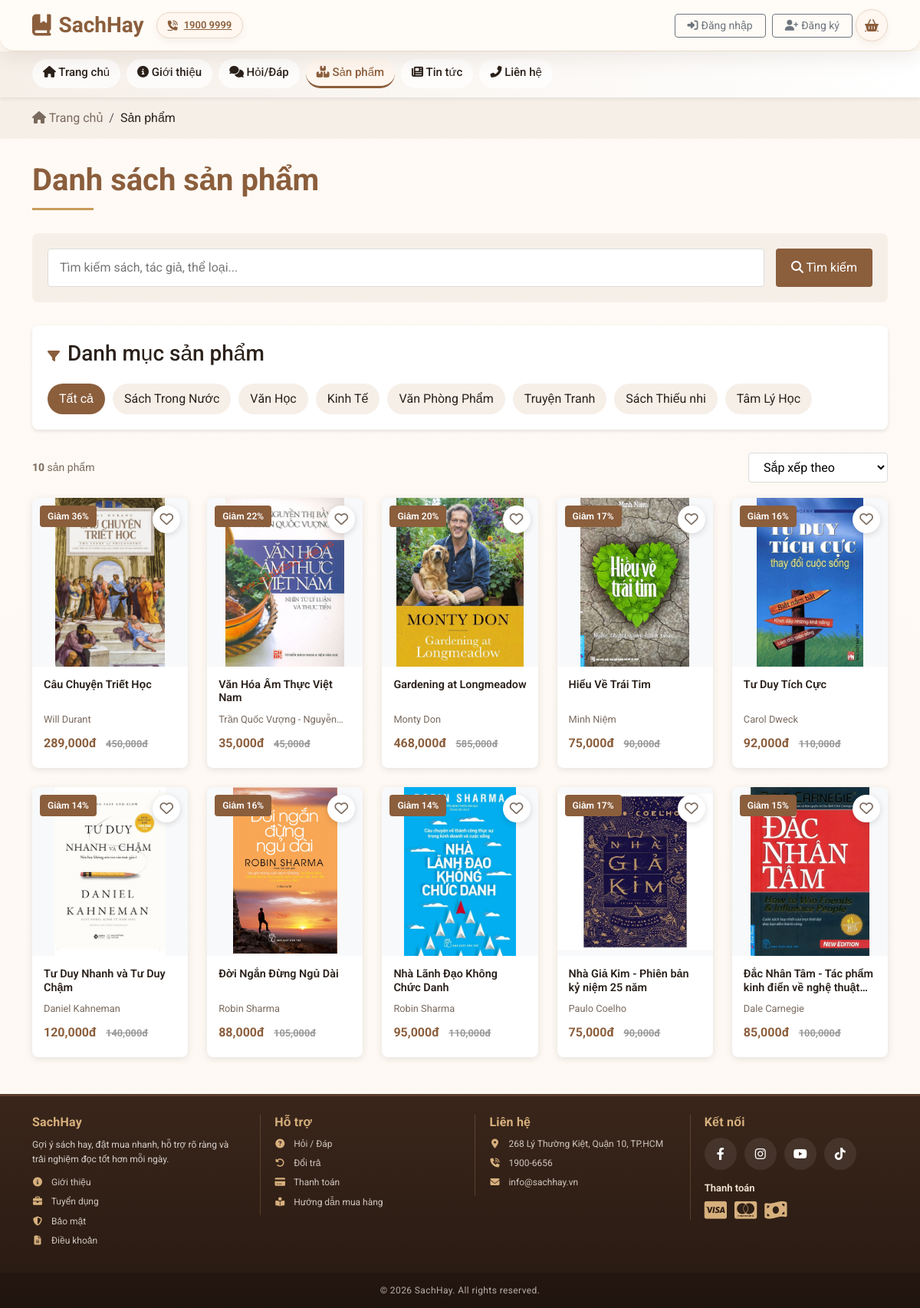
/product, run on the app's committed database.
### tables this page shows
CREATE TABLE `category` (
  `category_id` int(11) NOT NULL,
  `category_name` varchar(100) NOT NULL,
  `description` text DEFAULT NULL
);

CREATE TABLE `product` (
  `product_id` int(11) NOT NULL,
  `title` varchar(255) NOT NULL,
  `publisher` varchar(100) DEFAULT NULL,
  `published_date` date DEFAULT NULL COMMENT 'Date the product was published.',
  `supplier` varchar(100) DEFAULT NULL,
  `description` text DEFAULT NULL,
  `year` int(11) DEFAULT NULL,
  `language` varchar(50) DEFAULT NULL,
  `pages` int(11) DEFAULT NULL COMMENT 'Number of pages in the product.',
  `product_type` varchar(50) DEFAULT NULL,
  `stock_quantity` int(11) NOT NULL,
  `price` decimal(12,2) NOT NULL,
  `old_price` decimal(12,2) DEFAULT NULL COMMENT 'The original price before discount. NULL if not on sale.',
  `weight` decimal(10,2) DEFAULT NULL,
  `dimensions` varchar(50) DEFAULT NULL COMMENT 'Physical dimensions of the product (e.g., 13 x 20.5 cm).',
  `size` varchar(255) DEFAULT NULL
);

CREATE TABLE `product_image` (
  `product_id` int(11) NOT NULL,
  `image_url` varchar(255) NOT NULL,
  `ordinal_number` int(11) DEFAULT NULL,
  `upload_date` datetime DEFAULT NULL
);

CREATE TABLE `author_of_product` (
  `product_id` int(11) NOT NULL,
  `author_name` varchar(50) NOT NULL
);

### app/controllers/ProductController.php (called while the page is built, shortened)
<?php
class ProductController extends Controller
{
    private $productModel;
    private $categoryModel;
    public function __construct()
    {
        $this->productModel = $this->model('ProductModel');
        $this->categoryModel = $this->model('CategoryModel');
    }
    public function index()
    {
        $search = trim($_GET['search'] ?? '');
        $category_id = $_GET['category'] ?? '';
        $sort = $_GET['sort'] ?? '';
        $page = isset($_GET['page']) ? (int)$_GET['page'] : 1;
        $limit = 12;
        $offset = ($page - 1) * $limit;
        $options = [
            'search' => $search,
            'category_id' => $category_id,
            'sort' => $sort,
            'limit' => $limit,
            'offset' => $offset
        ];
        $products = $this->productModel->getFilteredProducts($options);
        $totalProducts = $this->productModel->countFilteredProducts($options);
        $totalPages = ceil($totalProducts / $limit);
        $categories = $this->categoryModel->getAllCategories();
        $wishlistIds = [];
        $data = [
            'title' => 'Danh sách sản phẩm - ' . APP_NAME,
            'page' => 'product',
            'products' => $products,
            'categories' => $categories,
            'search' => $search,
            'selectedCategory' => $category_id,
            'selectedSort' => $sort,
            'currentPage' => $page,
            'totalPages' => $totalPages,
            'totalProducts' => $totalProducts,
            'wishlistIds' => $wishlistIds
        ];
        $this->view('product/index', $data);
    }
}

### app/core/App.php (called while the page is built, shortened)
<?php
class App {
    protected $method = "index";
    public function __construct() {
        $url = $this->parseURL();
        if(isset($url[0]) && !empty($url[0])) {
            $controllerFile = APP_ROOT . '/controllers/' . ucfirst($url[0]) . 'Controller.php';
            if(file_exists($controllerFile)) {
                unset($url[0]);
            } else {
                $this->redirectToLanding();
                return;
            }
        }
        $this->controller = new $this->controller;
        $this->params = $url ? array_values($url) : [];
        call_user_func_array([$this->controller, $this->method], $this->params);
    }
    private function parseURL() {
        if(isset($_GET["url"])) {
            return explode('/', filter_var(rtrim($_GET['url'], '/'), FILTER_SANITIZE_URL));
        }
        return [];
    }
}

### public/index.php (called while the page is built, shortened)
<?php
$app = new App();

### app/models/ProductModel.php (called while the page is built, shortened)
<?php
class ProductModel extends DB
{
  public function getFilteredProducts($options = [])
  {
    $sort = $options['sort'] ?? '';
    $limit = $options['limit'] ?? 12;
    $offset = $options['offset'] ?? 0;
    $sql = "SELECT
                p.*,
                pi.image_url,
                aop.author_name as author
            FROM product p
            LEFT JOIN (
                SELECT product_id, image_url
                FROM product_image
                GROUP BY product_id
            ) AS pi ON p.product_id = pi.product_id
            LEFT JOIN author_of_product aop ON p.product_id = aop.product_id
            LEFT JOIN category_product cp ON p.product_id = cp.product_id";
    $params = [];
    $whereClauses = [];
    $sql .= " GROUP BY p.product_id";
    $orderClause = " ORDER BY p.product_id DESC";
    $sql .= $orderClause;
    $sql .= " LIMIT " . (int)$limit . " OFFSET " . (int)$offset;
    $result = $this->query($sql, $params);
    return $result->fetchAll(PDO::FETCH_ASSOC);
  }
  public function countFilteredProducts($options = [])
  {
    $search = $options['search'] ?? '';
    $sql = "SELECT COUNT(DISTINCT p.product_id) as total
            FROM product p
            LEFT JOIN author_of_product aop ON p.product_id = aop.product_id
            LEFT JOIN category_product cp ON p.product_id = cp.product_id";
    $params = [];
    $whereClauses = [];
    $result = $this->query($sql, $params);
    return $result->fetch(PDO::FETCH_ASSOC)['total'] ?? 0;
  }
}

### app/core/DB.php (called while the page is built, shortened)
<?php
class DB
{
    public $con;
    public function __construct()
    {
        $this->host = DB_HOST;
        $this->username = DB_USER;
        $this->password = DB_PASS;
        $this->dbname = DB_NAME;
        $this->port = DB_PORT;
        try {
            $this->con = new PDO(
                "mysql:host={$this->host};port={$this->port};dbname={$this->dbname};charset=utf8mb4",
                $this->username,
                $this->password,
                [
                    PDO::ATTR_ERRMODE => PDO::ERRMODE_EXCEPTION,
                    PDO::ATTR_DEFAULT_FETCH_MODE => PDO::FETCH_ASSOC,
                    PDO::ATTR_EMULATE_PREPARES => false
                ]
            );
        } catch (PDOException $e) {
            die("Connection failed: " . $e->getMessage());
        }
    }
    public function query($sql, $params = [])
    {
        $stmt = $this->con->prepare($sql);
        $stmt->execute($params);
        return $stmt;
    }
}

### app/models/CategoryModel.php (called while the page is built, shortened)
<?php
class CategoryModel extends DB
{
  public function getAllCategories()
  {
    $sql = "SELECT * FROM category";
    $result = $this->query($sql);
    return $result->fetchAll(PDO::FETCH_ASSOC);
  }
}

### app/views/product/index.php (the view, shortened to what this page needs)
<?php require_once APP_ROOT . '/views/components/header.php'; ?>
<div class="breadcrumb-section">
    <div class="container">
        <nav aria-label="breadcrumb">
            <ol class="breadcrumb">
                <li class="breadcrumb-item"><a href="<?= BASE_URL ?>"><i class="fas fa-home"></i> Trang chủ</a></li>
                <li class="breadcrumb-item active" aria-current="page">Sản phẩm</li>
            </ol>
        </nav>
    </div>
</div>
<div class="container">
    <h1 class="page-title">Danh sách sản phẩm</h1>
    <div class="search-section">
        <form method="GET" action="<?= BASE_URL ?>product" class="search-form">
            <div class="search-input">
                <input type="text"
                    name="search"
                    placeholder="Tìm kiếm sách, tác giả, thể loại..."
                    value="<?= htmlspecialchars($search ?? '') ?>">
            </div>
            <button type="submit" class="btn" style="background-color: var(--sachhay-red); color: white; border: none; padding: 8px 20px; border-radius: 4px;">
                <i class="fas fa-search"></i> Tìm kiếm
            </button>
        </form>
    </div>
    <div class="filter-section">
        <div class="filter-title">
            <i class="fas fa-filter"></i>
            <h3>Danh mục sản phẩm</h3>
        </div>
        <div class="category-filter">
            <a href="?category=all" class="category-btn <?= $selectedCategory == 'all' || $selectedCategory == '' ? 'active' : '' ?>">Tất cả</a>
            <?php foreach ($categories as $cat):
            ?>
                <a href="?category=<?= $cat['category_id'] ?>" class="category-btn <?= $selectedCategory == $cat['category_id'] ? 'active' : '' ?>">
                    <?= htmlspecialchars($cat['category_name']) ?>
                </a>
            <?php endforeach;
            ?>
        </div>
    </div>
    <div class="sort-section">
        <div class="results-info">
            <strong><?= $totalProducts ?></strong> sản phẩm
        </div>
        <div class="sort-options">
            <select name="sort" id="sortSelect" onchange="handleSortChange(this.value)">
                <option value="">Sắp xếp theo</option>
            </select>
        </div>
    </div>
    <?php if (!empty($products)):
    ?>
        <div class="product-grid">
            <?php foreach ($products as $product):
                $isDiscounted = isset($product['old_price']) && $product['old_price'] > $product['price'];
                $discountPercentage = $isDiscounted ? round(100 - ($product['price'] / $product['old_price']) * 100) : 0;
                $isInWishlist = in_array($product['product_id'], $wishlistIds);
            ?>
                <a href="<?= BASE_URL ?>product/detail/<?= $product['product_id'] ?>" class="product-card">
                    <?php if ($isDiscounted):
                    ?>
                        <div class="product-badge">Giảm <?= $discountPercentage ?>%</div>
                    <?php endif;
                    ?>
                    <button class="btn-wishlist <?= $isInWishlist ? 'active' : '' ?>"
                        data-product-id="<?= $product['product_id'] ?>"
                        onclick="event.preventDefault(); toggleWishlist(this);"
                        title="<?= $isInWishlist ? 'Xóa khỏi yêu thích' : 'Thêm vào yêu thích' ?>">
                        <i class="<?= $isInWishlist ? 'fas' : 'far' ?> fa-heart"></i>
                    </button>
                    <div class="product-image">
                        <img src="<?= BASE_URL . $product['image_url'] ?>" alt="<?= htmlspecialchars($product['title']) ?>">
                    </div>
                    <div class="product-info">
                        <h3 class="product-title"><?= htmlspecialchars($product['title']) ?></h3>
                        <div class="product-author"><?= htmlspecialchars($product['author']) ?></div>
                        <div class="product-price">
                            <?= number_format($product['price']) ?>đ
                            <?php if ($isDiscounted):
                            ?>
                                <span class="product-old-price"><?= number_format($product['old_price']) ?>đ</span>
                            <?php endif;
                            ?>
                        </div>
                    </div>
                </a>
            <?php endforeach;
            ?>
        </div>
    <?php endif;
    ?>
</div>
<?php require_once APP_ROOT . '/views/components/footer.php'; ?>

### data on the page
category: category_name "Sách Trong Nước"
category: category_name "Văn Học"
category: category_name "Kinh Tế"
category: category_name "Văn Phòng Phẩm"
category: category_name "Truyện Tranh"
category: category_name "Sách Thiếu nhi"
category: category_name "Tâm Lý Học"
product: discountPercentage "36", product_image.image_url (picture), title "Câu Chuyện Triết Học", author_of_product.author_name "Will Durant", price "289,000", old_price "450,000"
product: discountPercentage "22", product_image.image_url (picture), title "Văn Hóa Ẩm Thực Việt Nam", author_of_product.author_name "Trần Quốc Vượng -…", price "35,000", old_price "45,000"
product: discountPercentage "20", product_image.image_url (picture), title "Gardening at Longmeadow", author_of_product.author_name "Monty Don", price "468,000", old_price "585,000"
product: discountPercentage "17", product_image.image_url (picture), title "Hiểu Về Trái Tim", author_of_product.author_name "Minh Niệm", price "75,000", old_price "90,000"
product: discountPercentage "16", product_image.image_url (picture), title "Tư Duy Tích Cực", author_of_product.author_name "Carol Dweck", price "92,000", old_price "110,000"
product: discountPercentage "14", product_image.image_url (picture), title "Tư Duy Nhanh và Tư Duy Chậm", author_of_product.author_name "Daniel Kahneman", price "120,000", old_price "140,000"
product: discountPercentage "16", product_image.image_url (picture), title "Đời Ngắn Đừng Ngủ Dài", author_of_product.author_name "Robin Sharma", price "88,000", old_price "105,000"
product: discountPercentage "14", product_image.image_url (picture), title "Nhà Lãnh Đạo Không Chức Danh", author_of_product.author_name "Robin Sharma", price "95,000", old_price "110,000"
product: discountPercentage "17", product_image.image_url (picture), title "Nhà Giả Kim - Phiên bản kỷ niệm 25 năm", author_of_product.author_name "Paulo Coelho", price "75,000", old_price "90,000"
product: discountPercentage "15", product_image.image_url (picture), title "Đắc Nhân Tâm - Tác phẩm kinh điển về nghệ…", author_of_product.author_name "Dale Carnegie", price "85,000", old_price "100,000"

### other printed values
$totalProducts "10"
APP_NAME "SachHay"
